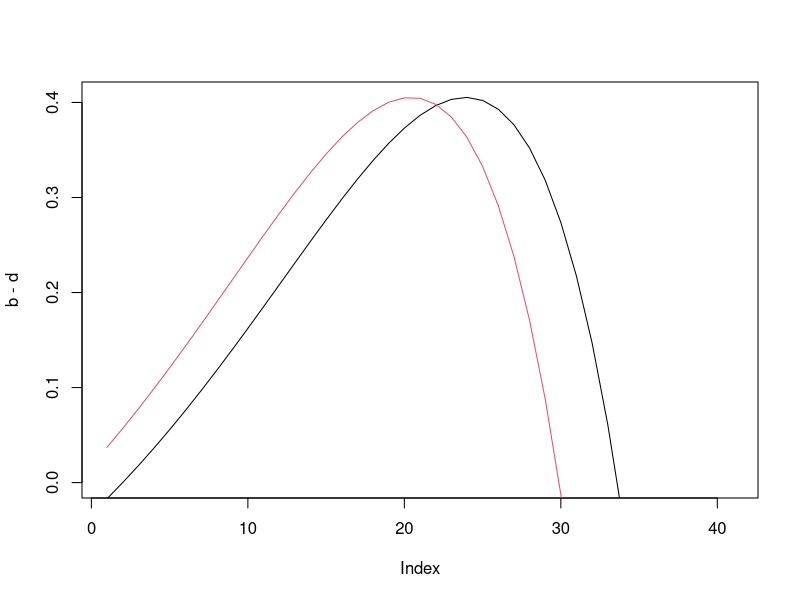
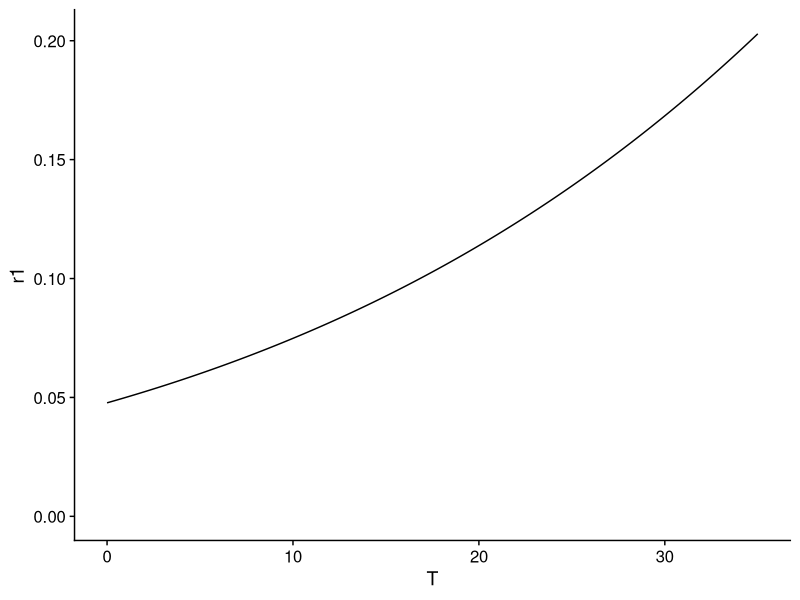
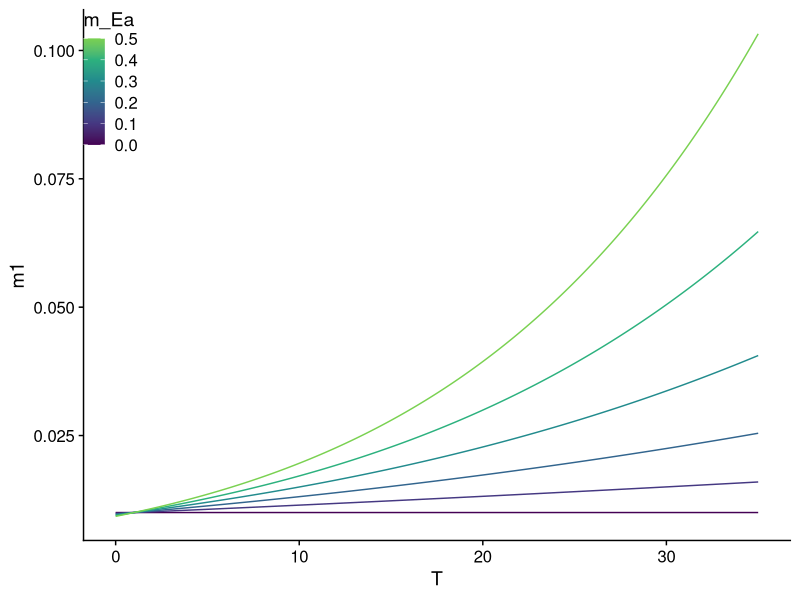
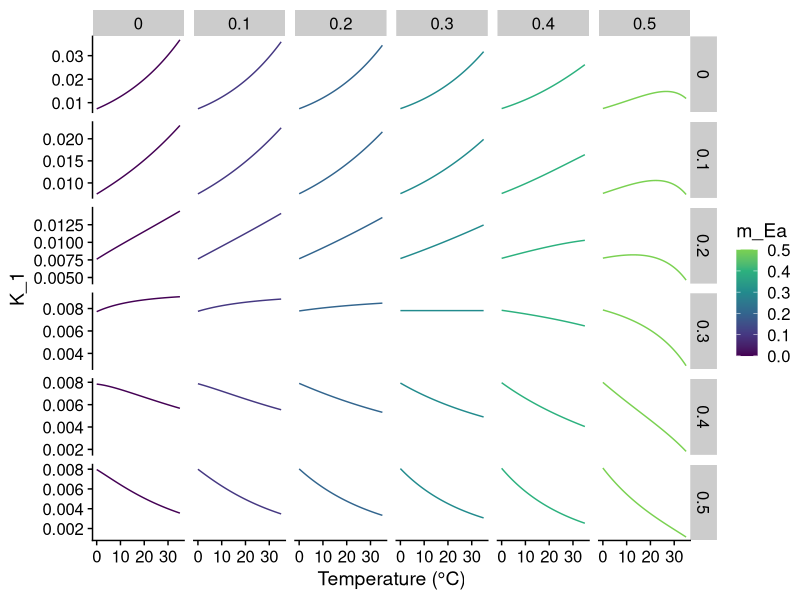
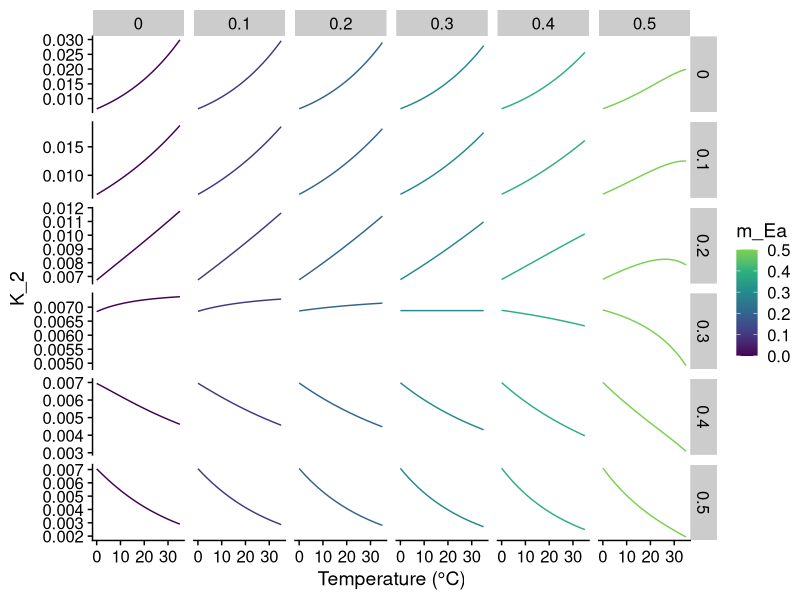
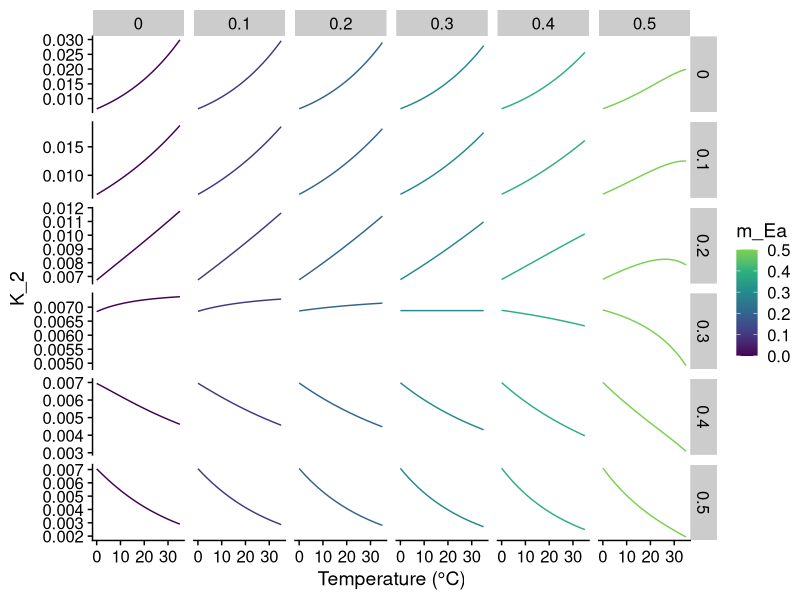
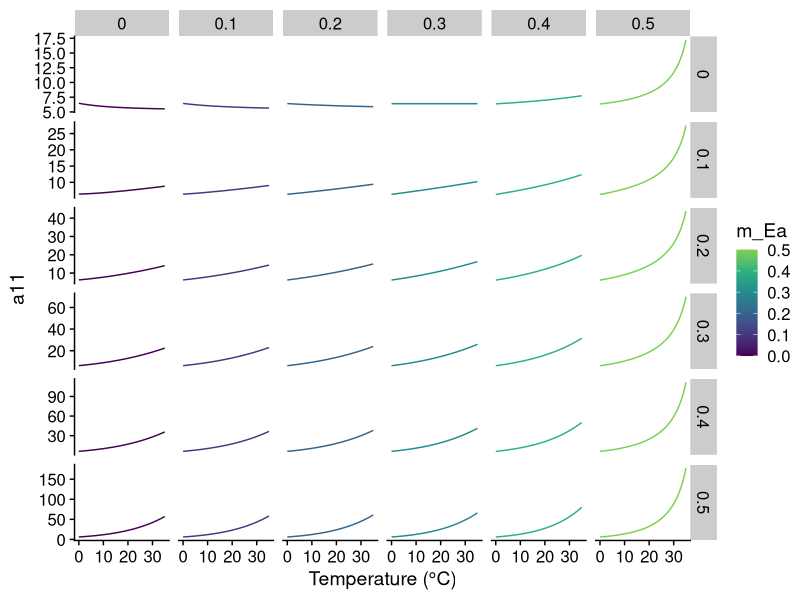
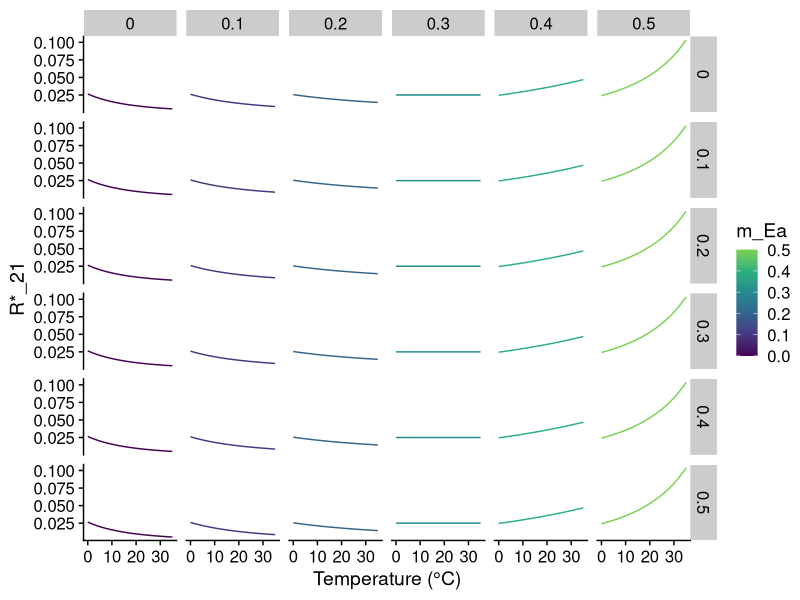

The R script that drew these images, in order:
### Joey April 16 2019
library(tidyverse)
library(cowplot)
theme_set(theme_cowplot())

# The essential resources model from soup to nuts -------------------------

## this is the case where Each species is limited by a different resource

### mortality rates
m1 <- 0.2; m2 <- 0.2

## max population growth rates
r1 <- 1.5; r2 <- 1.5

## half saturation constants
k12 <- 0.1; k21 <- 0.1
k11 <- 0.1; k22 <- 0.1

## consumption vectors

c11 <- 0.2
c12 <- 0.4
c21 <- 0.2
c22 <- 0.4

## R star
R12 <- (m1 * k12)/ (r1 - m1)
R11 <- (m1 * k11)/ (r1 - m1)
R21 <- (m2 * k21)/ (r2 - m2)
R22 <- (m2 * k22)/ (r2 - m2)
D <- 0.25

# N_1_star <- (D / c_12) * (S_2 - R_12) - (c_22 / c_12) * N_2_star


S1 <- 10 #0.248
S2 <- 10  #0.245


a11 <- c12 / (D * (S2 - R12))
a12 <- c22 / (D * S2 - R12)
a21 <- c11 / (D * S1 - R21)
a22 <- c21 / (D * S1 - R21)


rho <- sqrt((a12*a21)/(a11*a22)) #niche overlap
stabil_potential <- 1 - rho #stabilizing potential
fit_ratio <- sqrt((a11*a12)/(a22*a21)) * (r2-D)/(r1-D) #fitness ratio -- ask Patrick why he scaled his by the r's
coexist <- rho < fit_ratio &  fit_ratio < 1/rho


### We use the Arrhenius function to model the temperature dependence

arrhenius_function <- function(Temp, E, b1, ref_temp = 1) {
  k<-8.62e-05 #Boltzmann's constant
  E <- E # 0.6 # activation energy (eV)
  T<-Temp+273.15 #range of temp in K
  Tc <- ref_temp+273.15 #reference temperature
  
  metabolism<-(b1*exp(1)^(E*(1/(k*Tc)-1/(k*T))))
  return(metabolism)
}

### to visualize what the arrhenius function looks like
b <- arrhenius_function(Temp = 0:40, E = 0.6, b1 = 0.5, ref_temp = 1)
d <- 0.25 + arrhenius_function(Temp = 0:40, E = 0.75, b1 = 0.25, ref_temp = 1)
plot(b-d, ylim = c(0,max(b-d)), type = "l")

b2 <- arrhenius_function(Temp = 0:40, E = 0.6, b1 = 0.5, ref_temp = -2)
d2 <- 0.25 + arrhenius_function(Temp = 0:40, E = 0.75, b1 = 0.25, ref_temp = -2)
lines(b2-d2, col = 2)

library(tidyverse)
library(cowplot)

#' Setup Tilman's consumer resource model parameters 

### Here we make the species differt in the intercepts of the their thermal performance curves
temp_dependences <- function(T = 25, r_Ea = 0.6, c_Ea = 0.6, k_Ea = 0, m_Ea = 0.2, ref_temp2 = 0){
	c11 = arrhenius_function(Temp = T, E = c_Ea, b1 = 0.2); c12 = arrhenius_function(Temp = T, E = c_Ea, b1 = 0.4); c21 = arrhenius_function(Temp = T, E = c_Ea, b1 = 0.5); c22 = arrhenius_function(Temp = T, E = c_Ea, b1 = 0.2) ### cij = per capita consumption of comsumer i on resource j
  k12 = arrhenius_function(Temp = T, E = k_Ea, b1 = 0.2); k21 = arrhenius_function(Temp = T, E = k_Ea, b1 = 0.1) #half saturation constant for N resource consumption
  k11 = arrhenius_function(Temp = T, E = k_Ea, b1 = 0.1); k22 = arrhenius_function(Temp = T, E = k_Ea, b1 = 0.1)
  r1 = arrhenius_function(Temp = T, E = r_Ea, b1 = 0.05); r2 = arrhenius_function(Temp = T, E = r_Ea, b1 = 0.05, ref_temp = ref_temp2) #population growth rates
  m1 = arrhenius_function(Temp = T, E = m_Ea, b1 = 0.01); m2 = arrhenius_function(Temp = T, E = m_Ea, b1 = 0.01) # mortality rates
  
  
  #' Supply concentrations of resources
  S1 <- 0.3 #0.248
  S2 <- 0.3  #0.245
  
  
  R12 <- (m1 * k12)/ (r1 - m1)
  R11 <- (m1 * k11)/ (r1 - m1)
  R21 <- (m2 * k21)/ (r2 - m2)
  R22 <- (m2 * k22)/ (r2 - m2)
  
  D <- 0.25
  
  a11 <- c12 / (D * (S2 - R12))
  a12 <- c22 / (D * (S2 - R12))
  a21 <- c11 / (D * (S1 - R21))
  a22 <- c21 / (D * (S1 - R21))
  
  
  rho <- sqrt((a12*a21)/(a11*a22)) #niche overlap
  stabil_potential <- 1 - rho #stabilizing potential
  fit_ratio <- sqrt((a11*a12)/(a22*a21)) * (r2-D)/(r1-D) #fitness ratio -- ask Patrick why he scaled his by the r's
  coexist <- rho < fit_ratio &  fit_ratio < 1/rho
  
  
  data.frame(a11 = a11, a12 = a12, a22 = a22, a21 = a21, R12 = R12, R11 = R11, R22 = R22, R21= R21, K1 = (r1)/a11, K2 = (r2)/a22, T = T, m1 = m1, m2 = m2, r1 = r1, r2 = r2, c11 = c11,  c12 = c12,  c21 = c21, c22 = c22, stabil_potential = stabil_potential, fit_ratio = fit_ratio, rho = rho, coexist = coexist)
}

### explore different temperature dependences
results <- data.frame()
for(i in 1:6){
  for(j in 1:6){
  r_Ea <- 0.3
  c_Ea <- 0.1*(i-1)
  m_Ea <- 0.1*(j-1)
  hold <- temp_dependences(T = seq(0, 35, by = 0.1), r_Ea = r_Ea , c_Ea = c_Ea, m_Ea = m_Ea, ref_temp2 = 1)
  hold$r_Ea <- r_Ea
  hold$c_Ea <- c_Ea
  hold$m_Ea <- m_Ea
  results <- bind_rows(results, hold)
  }}


## save first round of results


ggplot(results, aes(x = T, y = r1))+
	geom_line()+
	scale_linetype("w_Ea")+
	scale_color_viridis_c(end = 0.8, "log ratio\nc/r Ea")+
	coord_cartesian(ylim = c(0, max(results$r1)))+
	theme(legend.justification=c(0,1), legend.position=c(0,1))

ggplot(results, aes(x = T, y = m1, color = m_Ea, group = m_Ea))+
	geom_line()+
	scale_color_viridis_c(end = 0.8)+
	theme(legend.justification=c(0,1), legend.position=c(0,1))


results %>% 
	filter(r1 > 0) %>%
	ggplot(aes(x = T, y = K1, group = m_Ea, color = m_Ea))+
	geom_line()+
	scale_color_viridis_c(end = 0.8)+
	facet_grid(c_Ea ~ m_Ea, scales = "free") +
	ylab(label = "K_1") + xlab("Temperature (°C)")

results %>% 
	filter(r1 > 0) %>%
	ggplot(aes(x = T, y = K2, group = m_Ea, color = m_Ea))+
	geom_line()+
	scale_color_viridis_c(end = 0.8)+
	facet_grid(c_Ea ~ m_Ea, scales = "free") +
	ylab(label = "K_2") + xlab("Temperature (°C)")
ggsave("figures/temperature-dependent-K-c-m.png", width = 12, height = 12)

results %>% 
	filter(r1 > 0) %>%
	ggplot(aes(x = T, y = K2, group = m_Ea, color = m_Ea))+
	geom_line()+
	scale_color_viridis_c(end = 0.8)+
	facet_grid(c_Ea ~ m_Ea, scales = "free") +
	ylab(label = "K_2") + xlab("Temperature (°C)")

results %>% 
	filter(r1 > 0) %>%
	ggplot(aes(x = T, y = a11, group = m_Ea, color = m_Ea))+
	geom_line()+
	scale_color_viridis_c(end = 0.8)+
	facet_grid(c_Ea ~ m_Ea, scales = "free") +
	ylab(label = "a11") + xlab("Temperature (°C)")
ggsave("figures/essential-resources-a11-temperature-consx-my.png", width = 7, height = 5)

results %>% 
	filter(r1 > 0) %>%
	ggplot(aes(x = T, y = R21, group = m_Ea, color = m_Ea))+
	geom_line()+
	scale_color_viridis_c(end = 0.8)+
	facet_grid(c_Ea ~ m_Ea, scales = "free") +
	ylab(label = "R*_21") + xlab("Temperature (°C)")
ggsave("figures/essential-resources-r-star-temperature-cx-my.png", width = 7, height = 5)

results %>% 
	filter(r1 > 0) %>%
	ggplot(aes(x = T, y = R12, group = m_Ea, color = m_Ea))+
	geom_line()+
	scale_color_viridis_c(end = 0.8)+
	facet_grid(c_Ea ~ m_Ea, scales = "free") +
	ylab(label = "R*_12") + xlab("Temperature (°C)")

results %>% 
	filter(r1 > 0) %>%
	ggplot(aes(x = T, y = K1, group = m_Ea, color = m_Ea))+
	geom_line()+
	scale_color_viridis_c(end = 0.8)+
	facet_grid(c_Ea ~ m_Ea, scales = "free") +
	ylab(label = "K") + xlab("Temperature (°C)")
ggsave("figures/essential-resources-K-temperature.png", width = 7, height = 5)

results %>% 
	filter(r1 > 0) %>%
	ggplot(aes(x = T, y = a12, group = m_Ea, color = m_Ea))+
	geom_line()+
	scale_linetype(guide = F)+
	scale_color_viridis_c(end = 0.8)+
	facet_grid(c_Ea ~ m_Ea) +
	ylab(label = "alpha_21") + xlab("Temperature (°C)")


### can we make the square zngi plots from these results?

## how do we define the regions? Well the lines that delineate the sections start at the ZNGIs 
### are run parallel to the consumption vectors. 


### now need to write a script to first figure out what region we are in, then calculate the alphas etc.

### maybe first figure out how much it is possible for the consumption vectors and R*s to change with temperature?

## species i resource j

results2 <- results %>% 
	rename(n_star = R12,
		   p_star = R21)


results %>% 
	filter(T %in% c(0, 10, 20, 30, 40)) %>% 
	ggplot(aes(x = R12, y = R11, color = T)) + geom_point() +
	geom_segment(aes(x = R12, y = R11, xend = R12 + c12/20, yend = R11 + c11/20, color = T),
				 size = 0.5, linetype = 1, alpha = 1) +
	geom_segment(aes(x = R12, y = R11, xend = R12, yend = 0.11, color = T),
				 size = 0.5, linetype = 1, alpha = 1) +
	geom_segment(aes(x = R12, y = R11, xend = 0.11, yend = R11, color = T),
				 size = 0.5, linetype = 1, alpha = 1) +
	ylab("P (uM)") + xlab("N (uM)") +
	scale_colour_viridis_c() +
	facet_grid(c_Ea ~ m_Ea, scales = "free") +
	coord_cartesian() +
	xlim(0, 0.15) + ylim(0, 0.15) +
	theme( 
		plot.margin = unit(c(0.8,0.8,0.8,0.8), "lines"),
		axis.text = element_text(size=13),
		axis.title=element_text(size=14)) +
	panel_border(colour = "black") 

ggsave("figures/zingis-temperature.png", width = 12, height = 10)


unique(results$c_Ea)
